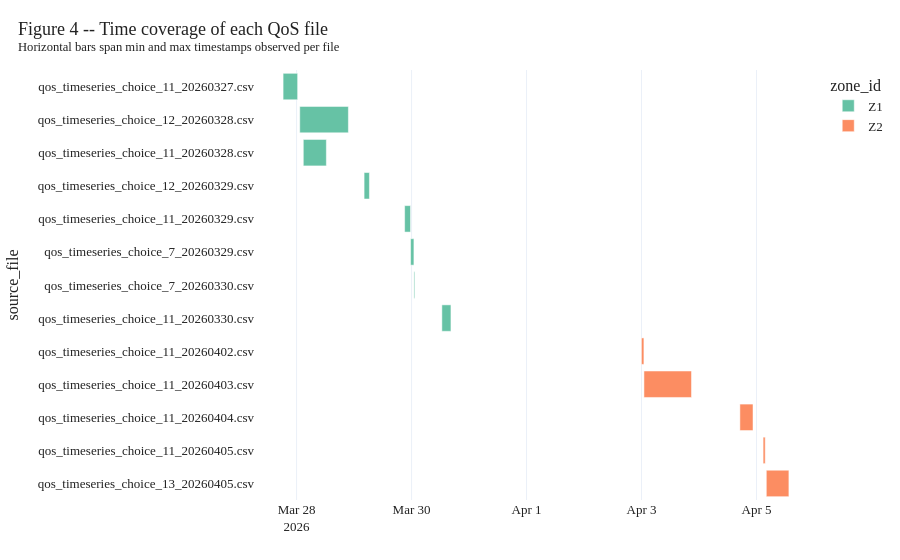

The notebook cell this image was saved under:
### Markdown cell above
**Interpretation.** Only `teams_in_meeting` drifts across files; it appears in
captures from 2026-03-30 onward, presumably when the collection script was
upgraded mid-window. The notebook drops the column from the feature matrix
to keep the schema invariant.

### Code cell
gantt = (
    df.groupby("source_file", sort=False)["timestamp"]
      .agg(start="min", end="max").reset_index()
)
gantt["zone_id"] = gantt["source_file"].map(
    df.groupby("source_file")["zone_id"].agg(lambda s: s.mode().iat[0]))

fig = px.timeline(
    gantt,
    x_start="start",
    x_end="end",
    y="source_file",
    color="zone_id",
    color_discrete_sequence=px.colors.qualitative.Set2,
)
fig.update_yaxes(autorange="reversed")
style(fig, "Figure 4 -- Time coverage of each QoS file",
      "Horizontal bars span min and max timestamps observed per file")
save_fig(fig, "fig04_time_gantt")
fig.show()

### Figure 1 — Plotly figure (JSON) as saved in the notebook; plotly's stock layout.template omitted (floating-point values rounded to 4 significant figures)
{"data": [{"base": ["2026-03-27T18:22:08.968812000", "2026-03-28T01:19:21.436173000", "2026-03-28T02:48:27.317433000", "2026-03-29T04:10:53.553728000", "2026-03-29T21:06:25.272453000", "2026-03-29T23:35:32.994833000", "2026-03-30T00:59:23.756500000", "2026-03-30T12:38:58.160148000"], "hovertemplate": "zone_id=Z1<br>start=%{base}<br>end=%{x}<br>source_file=%{y}<extra></extra>", "legendgroup": "Z1", "marker": {"color": "rgb(102,194,165)", "pattern": {"shape": ""}}, "name": "Z1", "orientation": "h", "showlegend": true, "textposition": "auto", "type": "bar", "x": [21852557, 73074968, 34620855, 8006514, 8818612, 4996349, 1239100, 13635607], "xaxis": "x", "y": ["qos_timeseries_choice_11_20260327.csv", "qos_timeseries_choice_12_20260328.csv", "qos_timeseries_choice_11_20260328.csv", "qos_timeseries_choice_12_20260329.csv", "qos_timeseries_choice_11_20260329.csv", "qos_timeseries_choice_7_20260329.csv", "qos_timeseries_choice_7_20260330.csv", "qos_timeseries_choice_11_20260330.csv"], "yaxis": "y"}, {"base": ["2026-04-02T23:57:29.482350000", "2026-04-03T01:00:11.611573000", "2026-04-04T17:03:22.055369000", "2026-04-05T02:45:16.954405000", "2026-04-05T04:05:17.259433000"], "hovertemplate": "zone_id=Z2<br>start=%{base}<br>end=%{x}<br>source_file=%{y}<extra></extra>", "legendgroup": "Z2", "marker": {"color": "rgb(252,141,98)", "pattern": {"shape": ""}}, "name": "Z2", "orientation": "h", "showlegend": true, "textposition": "auto", "type": "bar", "x": [3727522, 71484610, 19751145, 3178159, 33954566], "xaxis": "x", "y": ["qos_timeseries_choice_11_20260402.csv", "qos_timeseries_choice_11_20260403.csv", "qos_timeseries_choice_11_20260404.csv", "qos_timeseries_choice_11_20260405.csv", "qos_timeseries_choice_13_20260405.csv"], "yaxis": "y"}], "layout": {"barmode": "overlay", "font": {"color": "#222", "family": "Georgia, serif", "size": 13}, "legend": {"title": {"text": "zone_id"}, "tracegroupgap": 0}, "margin": {"b": 60, "l": 60, "r": 30, "t": 70}, "title": {"text": "Figure 4 -- Time coverage of each QoS file<br><sup>Horizontal bars span min and max timestamps observed per file</sup>", "x": 0.02, "xanchor": "left"}, "xaxis": {"anchor": "y", "domain": [0, 1], "type": "date"}, "yaxis": {"anchor": "x", "autorange": "reversed", "domain": [0, 1], "title": {"text": "source_file"}}}}
